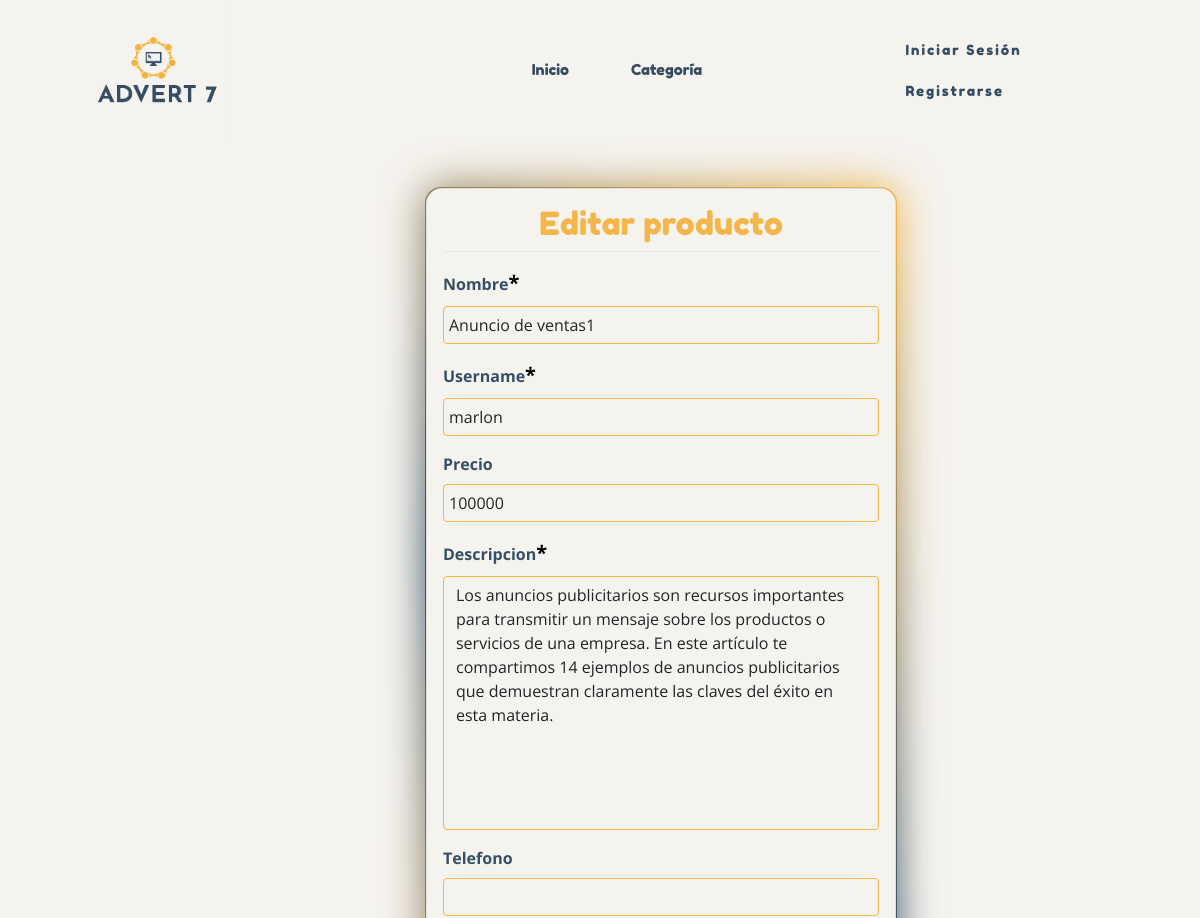
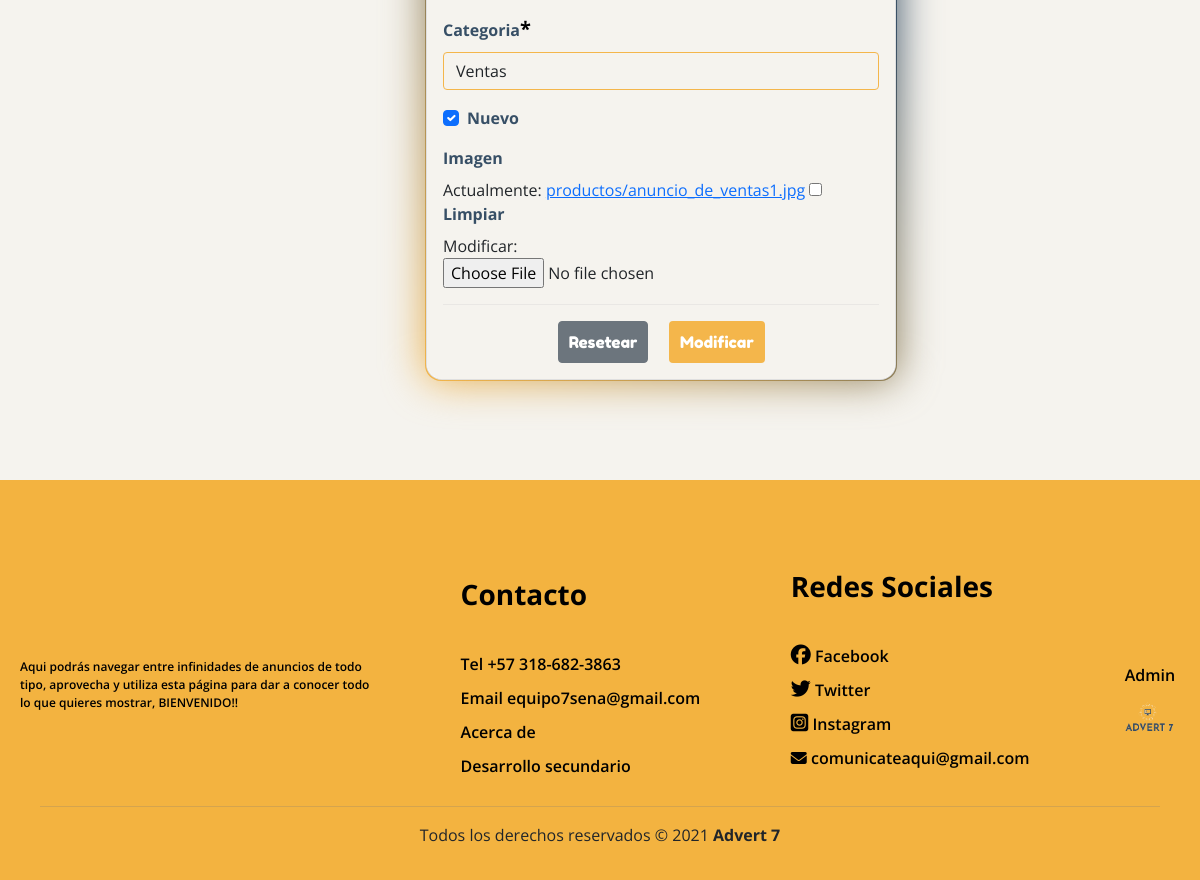
/modificar/9/, run on the app's committed database (2 pictures, top to bottom).
### app/models.py (models this page shows, shortened)
class producto(models.Model):
    nombre=models.CharField(max_length=50)
    username=models.CharField(max_length=100)
    precio=models.IntegerField(null=True)
    descripcion=models.TextField()
    nuevo=models.BooleanField()
    categoria=models.ForeignKey(Categoria, on_delete=models.PROTECT)
    fecha_fabricacion=models.DateField(auto_now=True)
    telefono=models.CharField(null=True, max_length=10)
    imagen=models.ImageField(upload_to="productos", null="True")

class Categoria(models.Model):
    nombre= models.CharField(max_length=50)
    def __str__(self):
        return self.nombre

### app/views.py (the view, shortened to what this page needs)
# urls.py: path('modificar/<id>/', modificar_productos, name="modificar"),
def modificar_productos(request, id):
    productos = get_object_or_404(producto, id=id)
    data={
        'Form': productoForms(instance=productos)
    }
    return render(request, 'productos/modificar.html', data)

### app/forms.py
class productoForms(forms.ModelForm):
    nombre = forms.CharField(min_length=3, max_length=50)
    username = forms.CharField(min_length=3, max_length=100)
    imagen = forms.ImageField(required=False, validators=[MaxSizeFileValidator(max_file_size=2)])
    precio = forms.IntegerField(required=False, min_value=1, max_value=3000000)
    telefono = forms.CharField(required=False, min_length=7,max_length=10)
    class Meta:
        model= producto
        fields = ['nombre', 'username', 'precio', 'descripcion', 'telefono', 'categoria', 'nuevo', 'imagen']
        widgets ={
            "fecha_fabricacion": DatePickerInput(format='%d/%m/%Y')
        }

### app/templates/productos/modificar.html (shortened to what this page needs)
{% extends 'base.html' %}
{% block content %}
{% load crispy_forms_tags %}
<br><br>
<div class="row">
    <div class="col-12 col-md-6 offset-md-3">
        <div class="card">
            <div class="card-body">
                <h2>Editar producto</h2>
                <hr>
                <form action="" method="POST" enctype="multipart/form-data">
                    {{ Form | crispy}}
                    <hr>
                        <div class="d-flex justify-content-center">
                            <input type="reset" value="Resetear" class="btn btn-secondary">
                            <button type="submit" class="btn btn-primary">Modificar</button>
                        </div>
                    </div>
            </div>
        </div>
    </div>
</div>
{% endblock %}

### app/static/css/estilos.css (style rules this page uses)
* { margin:0; padding:0; }
body { *background-image:url(../img/peri_fondo.jpg); *background-size: cover; background: rgba(245,243,238,255); font-family: 'Open Sans', sans-serif; margin:0; padding:0; }
h1,h2 { font-family: Fredoka One; text-align: center; color:rgb(244,182,75) ; }
.btn { padding: 8px 0; }
hr { background-color:#c4c2c2; border:none; height: 1px; margin-top:0; }
.card { border-radius: 1rem; width: 80%; margin:auto; margin-bottom: 100px; }
.card-body { position: relative; background-color: rgba(245,243,238,255); border-radius: 1rem; }
.card-body:before { content: ''; position:absolute; top: -2px; left: -2px; right: -2px; bottom: -2px; background:#fff; z-index: -1; border-radius: 1rem; }
.card-body:after { content: ''; position:absolute; top: -2px; left: -2px; right: -2px; bottom: -2px; background:#fff; z-index: -2; filter: blur(20px); border-radius: 1rem; }
.card-body:before, .card-body:after { border-radius: 1rem; background: linear-gradient(220deg, rgb(244,182,75) , rgb(55,79,102) , rgb(244,182,75)); }
.form-control-file { width: 65%; }
label { color:rgb(55,79,102); }
.row { max-width: 1349px; justify-content: center; }
.form-control { border:1px solid rgb(244,182,75); background-color:rgba(245,243,238,255); }
input[type=text], input[type=email], input[type=number], select, textarea { width: 100%; padding: 5px; }
textarea { resize: none; }
.btn.btn-secondary { font-family: Fredoka One; padding-left: 10px; padding-right: 10px; }
.btn.btn-primary { font-family: Fredoka One; padding-left: 10px; padding-right: 10px; background-color: rgb(244,182,75) ; border-color:transparent; }
label { font-weight: bold; }
@media (min-width: 768px) { .offset-md-3 { margin-left: 10%; } }
label .asteriskField { color:black; font-size: 20px; }

### data on the page
producto: nombre "Anuncio de ventas1", username "marlon", precio "100000", descripcion "Los anuncios publicitarios son recursos importantes para transmitir un mensaje sobre los productos o servicios de una empresa. En este artículo te compartimos 14 ejemplos de anuncios publicitarios que demuestran claramente las claves del éxito en esta materia.", categoria "Ventas", nuevo "☑"
